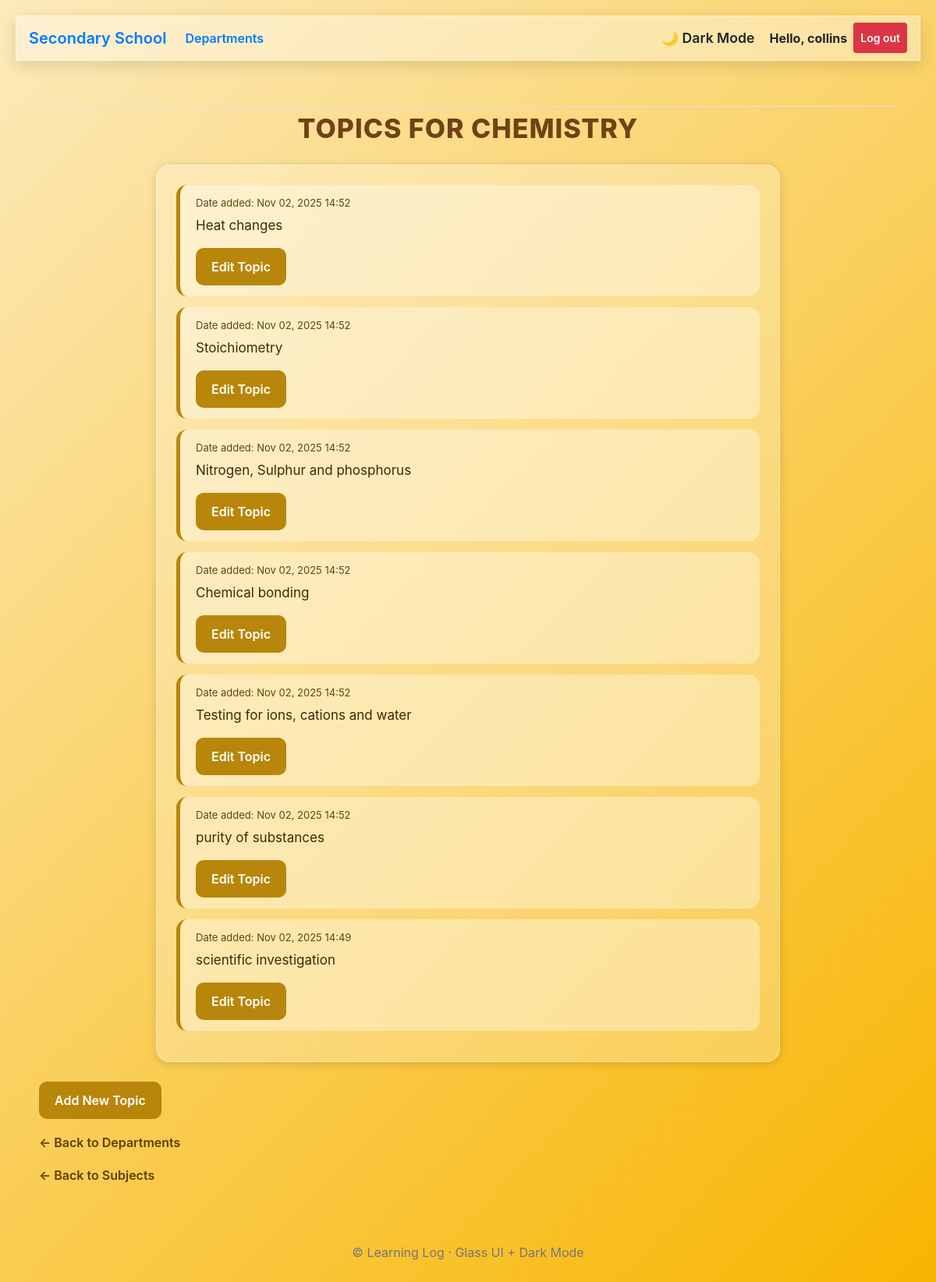
/subjects/2/topics/ (signed in), run on the app's committed database.
### school_app/models.py (models this page shows, shortened)
class Subjects(models.Model):
    department_subjects = models.ForeignKey(Departments, on_delete=models.CASCADE)
    owner = models.ForeignKey(User, on_delete=models.CASCADE)
    text = models.CharField(max_length=300)
    date_added = models.DateTimeField(auto_now_add=True)
    class Meta:
        verbose_name_plural = 'subjects'

class SubjectTopics(models.Model):
    topics_subjects = models.ForeignKey(Subjects, on_delete=models.CASCADE, related_name='topics_subjects')
    text = models.CharField(max_length=1000)
    date_added = models.DateTimeField(auto_now_add=True)

### school_app/views.py (the view)
# urls.py: path('subjects/<int:subject_id>/topics/', views.topics, name='topics'),
@login_required()
def topics(request, subject_id):
    subject = Subjects.objects.get(id=subject_id)
    if subject.owner != request.user:
        raise Http404
    topic = subject.topics_subjects.order_by("-date_added")
    department = subject.department_subjects
    context = {'subject': subject, 'topic': topic, 'department': department}
    return render(request, 'school_app/topics.html', context)

### school_app/templates/school_app/topics.html (shortened to what this page needs)
{% extends "school_app/base.html" %}
{% block content %}
<h2 class="page-title">Topics for {{ subject.text }}</h2>
<div class="topic-container">
    {% for topi in topic %}
        <div class="topic-item">
            <div class="topic-date">
                Date added: {{ topi.date_added|date:'M d, Y H:i' }}
            </div>
            <div class="topic-text">
                {{ topi.text|linebreaks }}
            </div>
            <a class="gold-btn" href="{% url 'school_app:edit_topic' topi.id %}">
                Edit Topic
            </a>
        </div>
    {% empty %}
        <div class="topic-item">
            No topics for {{ subject }} have been added yet.
        </div>
    {% endfor %}
</div>
<a class="gold-btn" href="{% url 'school_app:new_topics' subject.id %}">
    Add New Topic
</a>
<br>
<a class="back-link" href="{% url 'school_app:departments' %}">← Back to Departments</a>
<br>
<a class="back-link" href="{% url 'school_app:subjects' department.id %}">← Back to Subjects</a>
{% endblock content %}

### school_app/templates/school_app/base.html (shortened to what this page needs)
{% load bootstrap4 %}
<!doctype html>
<html lang="en">
<head>
    {% bootstrap_css %}
</head>
<body class="fade-in">
<nav class="navbar navbar-expand-md glass-nav mb-4">
    <a class="navbar-brand" href="{% url 'school_app:index' %}">Secondary School</a>
    <div class="collapse navbar-collapse" id="mainNav">
        <ul class="navbar-nav mr-auto slide-up">
            <li class="nav-item">
                <a class="nav-link" href="{% url 'school_app:departments' %}">Departments</a>
            </li>
        </ul>
        <ul class="navbar-nav ml-auto slide-up">
            <li class="nav-item">
                <span id="darkModeToggle" class="nav-link">
                    🌙 Dark Mode
                </span>
            </li>
            {% if user.is_authenticated %}
                <li class="nav-item">
                    <span class="nav-link font-weight-bold">
                        Hello, {{ user.username }}
                    </span>
                </li>
                <li class="nav-item">
                    <form action="{% url 'users:logout' %}" method="post" style="display:inline;">
                        <button type="submit" class="nav-link btn btn-danger btn-sm text-white">
                            Log out
                        </button>
                    </form>
                </li>
            {% endif %}
        </ul>
    </div>
</nav>
<main class="container main-container slide-up">
    <div class="pb-2 mb-2 border-bottom">
    </div>
    <div>
        {% block content %}{% endblock content %}
    </div>
</main>
<div class="footer slide-up">
    &copy; {{ now|date:"Y" }} Learning Log · Glass UI + Dark Mode
</div>
</body>
</html>

### school_app/templates/school_app/base.html (style rules this page uses)
.glass-nav { background: rgba(255, 255, 255, 0.35); backdrop-filter: blur(18px) saturate(180%); -webkit-backdrop-filter: blur(18px) saturate(180%); border: 1px solid rgba(255, 255, 255, 0.4); box-shadow: 0 6px 20px rgba(0,0,0,0.12); }
.nav-link, .navbar-brand { font-weight: 600; transition: 0.4s; }
.fade-in { animation: fadeIn 0.9s ease forwards; }
.slide-up { animation: slideUp 0.9s ease forwards; }
.main-container { margin-top: 30px; padding: 20px; }
#darkModeToggle { cursor: pointer; font-size: 1.1rem; padding: 6px 10px; border-radius: 8px; border: 1px solid transparent; }
.footer { text-align: center; padding: 15px; margin-top: 40px; color: #777; }

### school_app/templates/school_app/topics.html (style rules this page uses)
body { background: linear-gradient(135deg, #fceabb, #f8b500); padding: 20px; }
.page-title { color: #704214; font-size: 34px; font-weight: 800; text-align: center; margin-bottom: 25px; text-transform: uppercase; letter-spacing: 1px; }
.topic-container { background: rgba(255, 255, 255, 0.25); backdrop-filter: blur(18px); padding: 25px; border-radius: 18px; border: 1px solid rgba(255,255,255,0.4); width: 90%; max-width: 800px; margin: 0 auto 25px auto; box-shadow: 0 2px 12px rgba(0,0,0,0.15); }
.topic-item { background: rgba(255,255,255,0.35); padding: 14px 20px; margin-bottom: 14px; border-radius: 14px; border-left: 5px solid #b8860b; }
.topic-date { font-size: 13px; color: #5e4610; }
.topic-text { font-size: 17px; margin-top: 6px; color: #3e2a04; }
.gold-btn { display: inline-block; background: #b8860b; padding: 12px 20px; color: white; text-decoration: none; border-radius: 10px; font-weight: 600; transition: background .25s ease; }
.back-link { display: inline-block; margin-top: 18px; color: #5e3f05; text-decoration: none; font-weight: 600; }

### data on the page
Subjects: text "CHEMISTRY"
SubjectTopics: date_added "Nov 02, 2025 14:52", text "Heat changes"
SubjectTopics: date_added "Nov 02, 2025 14:52", text "Stoichiometry"
SubjectTopics: date_added "Nov 02, 2025 14:52", text "Nitrogen, Sulphur and phosphorus"
SubjectTopics: date_added "Nov 02, 2025 14:52", text "Chemical bonding"
SubjectTopics: date_added "Nov 02, 2025 14:52", text "Testing for ions, cations and water"
SubjectTopics: date_added "Nov 02, 2025 14:52", text "purity of substances"
SubjectTopics: date_added "Nov 02, 2025 14:49", text "scientific investigation"

### other printed values
{{ user.username }} "collins"
